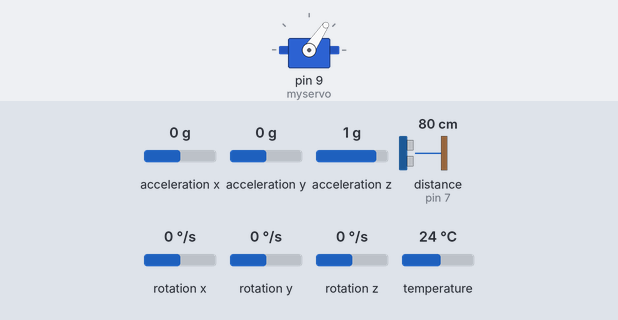
The sketch below on a simulated Arduino Uno, built with avr-gcc and run on an emulated ATmega328P. Shown: servo. The test bench sets the inputs (shaded band); at power-on: distance to the obstacle (sensor on pin 7) 80 cm, acceleration y 0 g, acceleration z 1 g, acceleration x 0 g, rotation x 0 °/s, rotation y 0 °/s, rotation z 0 °/s, temperature 24 °C. The echo pulse lasts 58.3 µs per cm; what the sketch prints to the serial monitor is not drawn.

Above: at 7.2 s.
7.3 s: distance to the obstacle (sensor on pin 7) set to 2 cm
At 8.4 s:
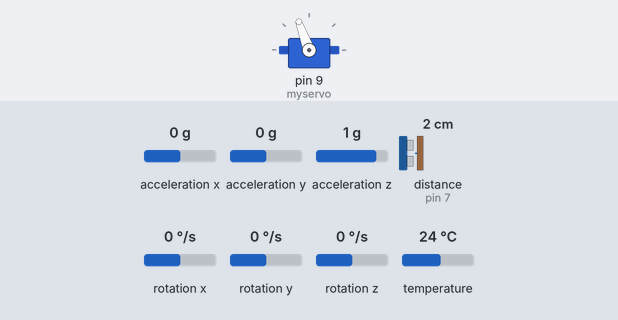
9.2 s: acceleration y set to 1.4 g
At 11.6 s:
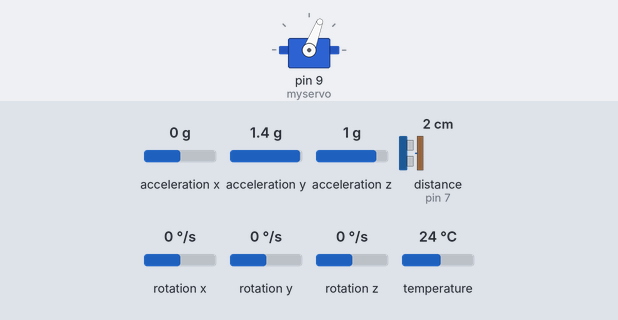
12.2 s: acceleration y set to -0.8 g
At 13.1 s:
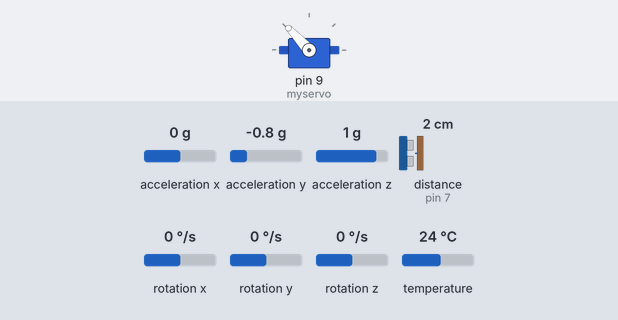
14.0 s: distance to the obstacle (sensor on pin 7) set to 35 cm
17.0 s: acceleration z set to -1.4 g
At 18.4 s:
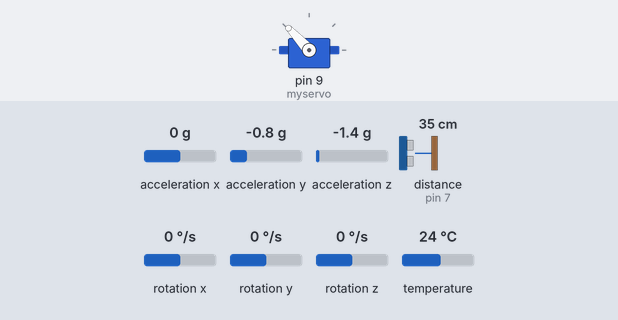
Timing chart, 0 to 20.0 s (numbered marks = the images above; inputs shaded):
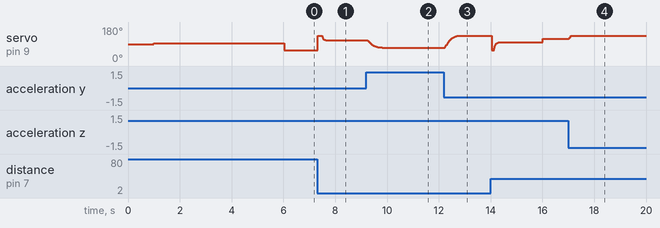

Measured:
- after the input at 7.3 s, servo on pin 9 (myservo): 56° → 133° at once, → 111° 0.18 s later, → 110° 0.20 s later
- after the input at 9.2 s, servo on pin 9 (myservo): moves from 110° to 69° over 1.0 s, starting at once
- after the input at 12.2 s, servo on pin 9 (myservo): moves from 69° to 133° over 0.46 s, starting at once
- after the input at 17.0 s, servo on pin 9 (myservo): 117° → 133° at once

The sketch:

realim_estados_F.ino
```cpp
#include <Adafruit_MPU6050.h>
#include <Adafruit_Sensor.h>
#include <Wire.h>
#include <math.h>
#include <NewPing.h>

#include "config.h"
#include "matrices.h"
#include "servo_mod.h"

Adafruit_MPU6050 mpu;

/* Prototipos */
void matlab_send(float* datos, uint32_t cantidad);

/* MACROS */
#define ENVIO_PULSE     50 * 10


/* --- Vars estado --- */
float x1_hat      = INITIAL_ANGLE;
float x2_hat      = INITIAL_W;
float x3_hat      = INITIAL_D;
float x4_hat      = INITIAL_V;
float ref_d       = REF_D_INICIAL;
float ref_angle   = REF_ANGLE_INICIAL;


/* --- */
unsigned long t_anterior = 0;
uint32_t count_tx        = 0;
float angle_fc = INITIAL_ANGLE;


/* --- Vars SR04 --- */
NewPing sonar(TRIGGER_PIN, ECHO_PIN, MAX_DISTANCE);


/* --- Vars. Servo --- */
uint32_t count_pulse    = 0;
uint32_t estado_pulse   = 0;


/* --- */
void setup() {
  Serial.begin(115200);
  myservo.attach(9);
  delay(1000);
  myservo.writeMicroseconds(ORIGEN_U);

  if (!mpu.begin()) {
    Serial.println("Failed to find MPU6050 chip");
    while (1) {
      delay(10);
    }
  }
  Serial.println("MPU6050 Found!");

  mpu.setAccelerometerRange(MPU6050_RANGE_8_G);
  mpu.setGyroRange(MPU6050_RANGE_500_DEG);
  mpu.setFilterBandwidth(MPU6050_BAND_44_HZ);

  delay(5000);
}

void loop() {
  unsigned long t_actual = micros();

  if ((t_actual - t_anterior) >= (T_LOOP_US)) {
    float dt = (t_actual - t_anterior) / US_2_SEG;
    t_anterior = t_actual;
    count_tx++;
    count_pulse++;


    /* --- DATOS IMU --- */
    sensors_event_t a, g, temp;
    mpu.getEvent(&a, &g, &temp);

    float angle_acc_x   = atan2(a.acceleration.y, a.acceleration.z) * 180 / PI;
    float gx_deg        = g.gyro.x * 180.0 / PI + GYRO_X_OFFSET;
    float angle_gyro_x  = angle_fc + gx_deg * dt;
    angle_fc            = ALPHA * angle_acc_x + (1-ALPHA) * angle_gyro_x;


    /* --- DATOS SR04 --- */
    unsigned long time_ping = sonar.ping();
    float dist = time_ping / (2.0 * 29.287) - ORIGEN_D;


    /* --- LOGICA DE PULSOS --- */
    if (count_pulse >= ENVIO_PULSE) {
      count_pulse = 0;
      if (estado_pulse == 0) {
        ref_d = +15;
        estado_pulse = 1;
      }
      else if (estado_pulse == 1) {
        ref_d = 0;
        estado_pulse = 0;
      }
    }


    /* --- IMPLEMENTACIÓN CONTROLADOR --- */
    float u = K[0] * x1_hat + K[1] * x2_hat + K[2] * x3_hat + K[3] * x4_hat
              + F[0] * ref_angle + F[1] * ref_d;
    actuador(u);


    /* --- IMPLEMENTACIÓN OBSERVADOR --- */
    float error_angle = angle_fc - x1_hat;
    float error_dist  = dist     - x3_hat;

    float x1_hat_k_1 = (Ad[0][0] * x1_hat) + (Ad[0][1] * x2_hat) + (Ad[0][2] * x3_hat) + (Ad[0][3] * x4_hat)
                      + (L[0][0] * error_angle) + (L[0][1] * error_dist)
                      + (Bd[0] * u);

    float x2_hat_k_1 = (Ad[1][0] * x1_hat) + (Ad[1][1] * x2_hat) + (Ad[1][2] * x3_hat) + (Ad[1][3] * x4_hat)
                      + (L[1][0] * error_angle) + (L[1][1] * error_dist)
                      + (Bd[1] * u);

    float x3_hat_k_1 = (Ad[2][0] * x1_hat) + (Ad[2][1] * x2_hat) + (Ad[2][2] * x3_hat) + (Ad[2][3] * x4_hat)
                      + (L[2][0] * error_angle) + (L[2][1] * error_dist)
                      + (Bd[2] * u);

    float x4_hat_k_1 = (Ad[3][0] * x1_hat) + (Ad[3][1] * x2_hat) + (Ad[3][2] * x3_hat) + (Ad[3][3] * x4_hat)
                      + (L[3][0] * error_angle) + (L[3][1] * error_dist)
                      + (Bd[3] * u);

    x1_hat = x1_hat_k_1;
    x2_hat = x2_hat_k_1;
    x3_hat = x3_hat_k_1;
    x4_hat = x4_hat_k_1;


    /* --- ENVÍO SIMULINK --- */
    if (count_tx == FREC_ENVIO) {
      count_tx = 0;
      float to_send[] = {angle_fc, x1_hat, gx_deg, x2_hat, dist, x3_hat, x4_hat, u};
      matlab_send(to_send, 8);
    }

  }
}


void matlab_send(float* datos, uint32_t cantidad) {
  Serial.write("abcd");
  for (int i = 0; i < cantidad; i++) {
    Serial.write((byte*) &datos[i], 4);
  }
}
```

matrices.h
```cpp
#ifndef CONTROL_MATRICES_H
#define CONTROL_MATRICES_H

const float Ad[4][4] = {
    {0.9514,    0.0141,         0,         0},
   {-4.3128,    0.4581,         0,         0},
    {0.0041,    0.0000,    1.0000,    0.0193},
    {0.3986,    0.0033,         0,    0.9324},
};

const float Bd[4] = {0.0020,    0.1811,    0.0000,    0.0003};

/* --- OBSERVADOR --- */
const float L[4][2] = {
	{0.289797,		-0.000019},
	{-4.444508,		0.000284},
	{0.003480,		0.713263},
	{0.392420,		5.204323},
};

/* --- REALIMENTACIÓN DE ESTADOS --- */
const float K[4]  = {-3.824244, 0.025306, -14.105631, -3.461657};
const float F[2]  = {0.000000, 14.105631};


#endif
```

servo_mod.h
```cpp
#ifndef HARDWARE_SERVO_H
#define HARDWARE_SERVO_H

#include <Servo.h>

#define ORIGEN_U        1520
#define SERVO_PIN       9
#define SAT_MAX         400
#define SAT_MIN        -400

// Instancia global del servo
Servo myservo;


void actuador(float u) {
    if (u > SAT_MAX) u = SAT_MAX;
    if (u < SAT_MIN) u = SAT_MIN;

    int pwm_out = ORIGEN_U + (int)u;

    myservo.writeMicroseconds(pwm_out);
}

#endif
```

config.h
```cpp
#ifndef CONFIG_H
#define CONFIG_H

#define T_LOOP_US       20000
#define US_2_SEG        1000000.0
#define FREC_ENVIO      1

#define GYRO_X_OFFSET   +3.04
#define ALPHA           0.1
#define ORIGEN_D        15.0

/* --- Sensor de distancia --- */
const int TRIGGER_PIN  = 6;
const int ECHO_PIN     = 7;
const int MAX_DISTANCE = 450;
const int MIN_DISTANCE = 30;

/* --- Condiciones Iniciales --- */
#define INITIAL_ANGLE       0
#define INITIAL_W           0
#define INITIAL_D           0
#define INITIAL_V           0
#define REF_D_INICIAL       0.0
#define REF_ANGLE_INICIAL   0.0

#endif
```
